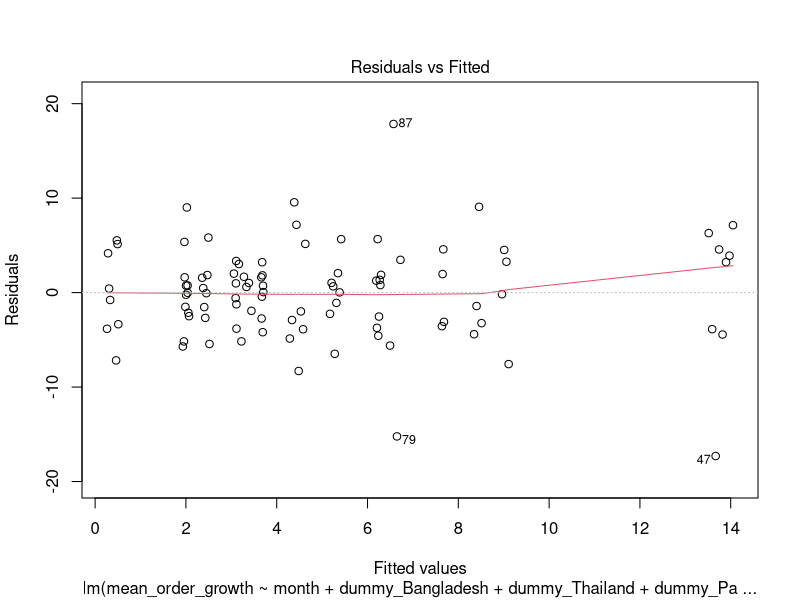
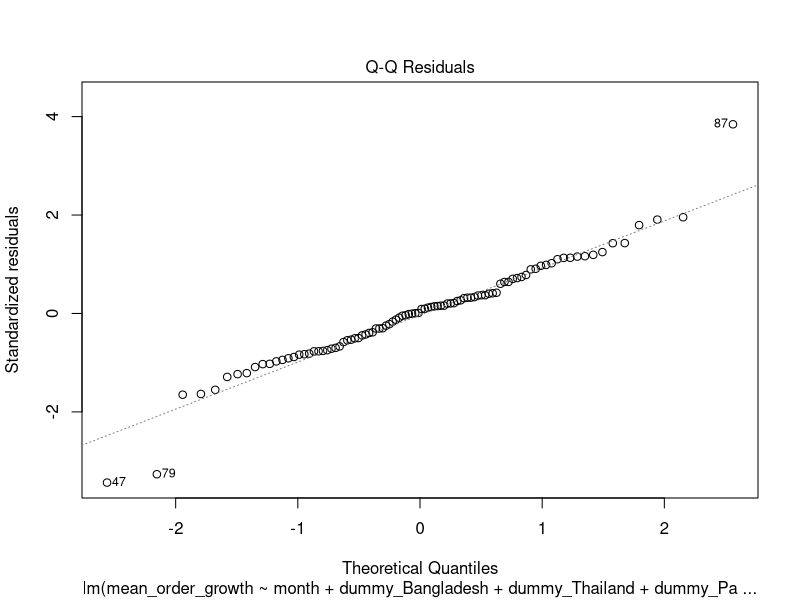
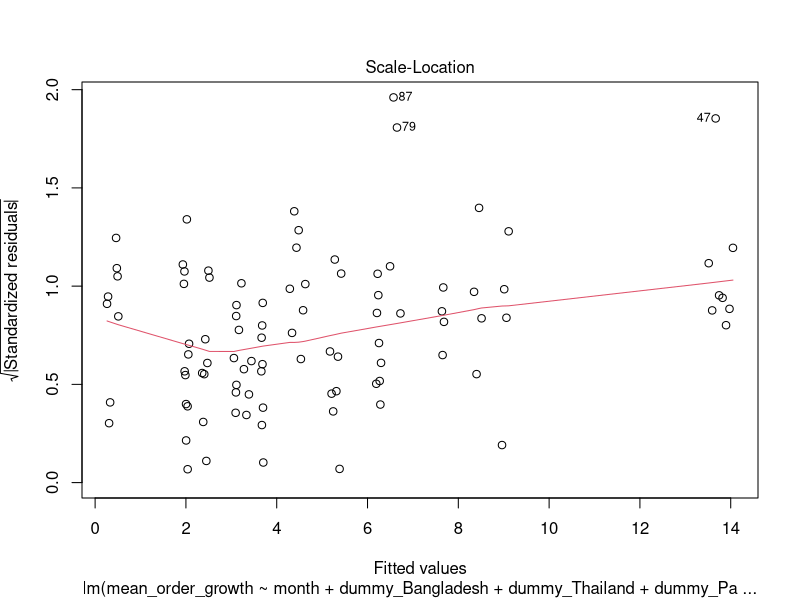
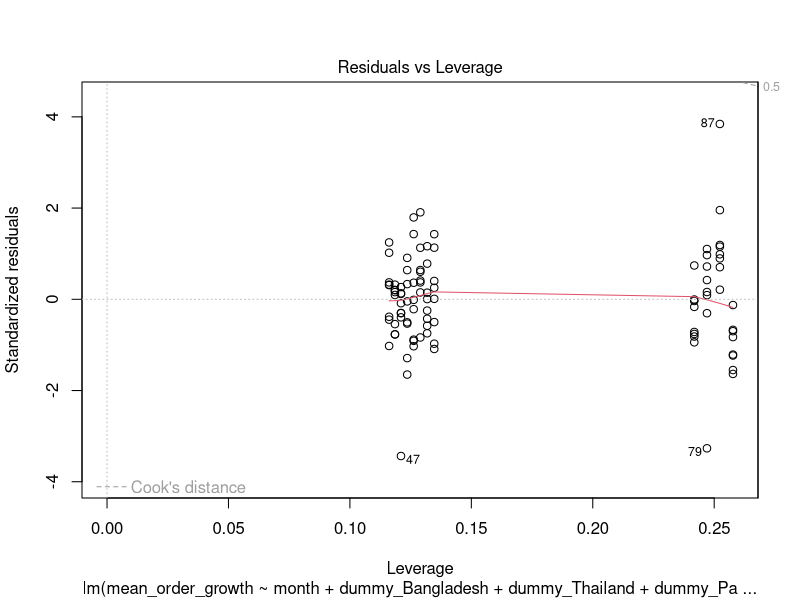
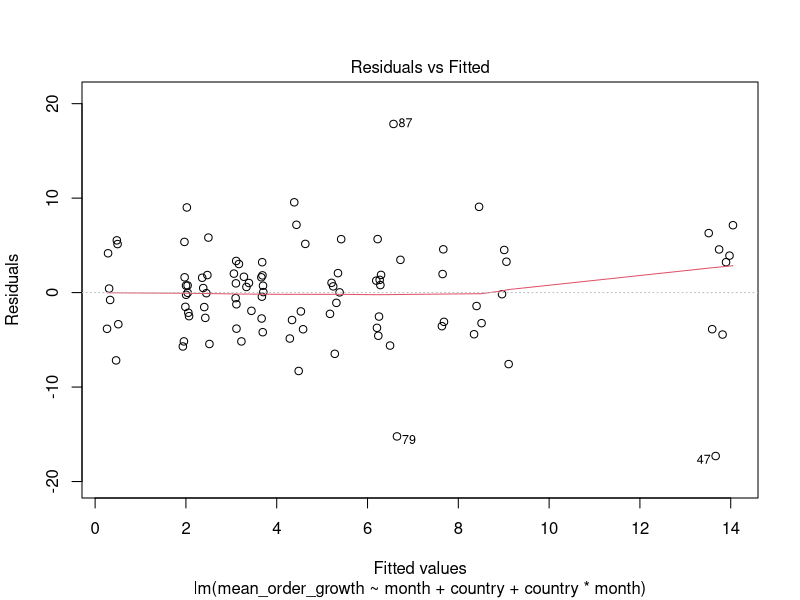
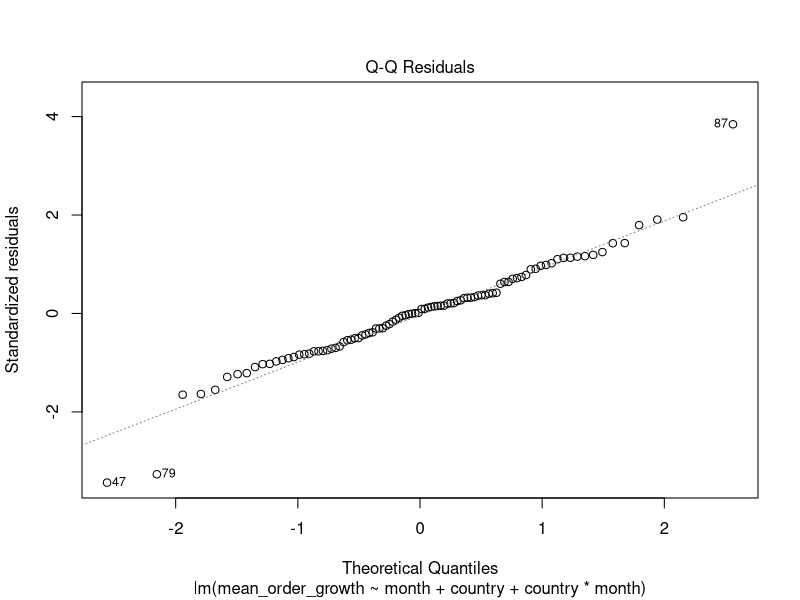
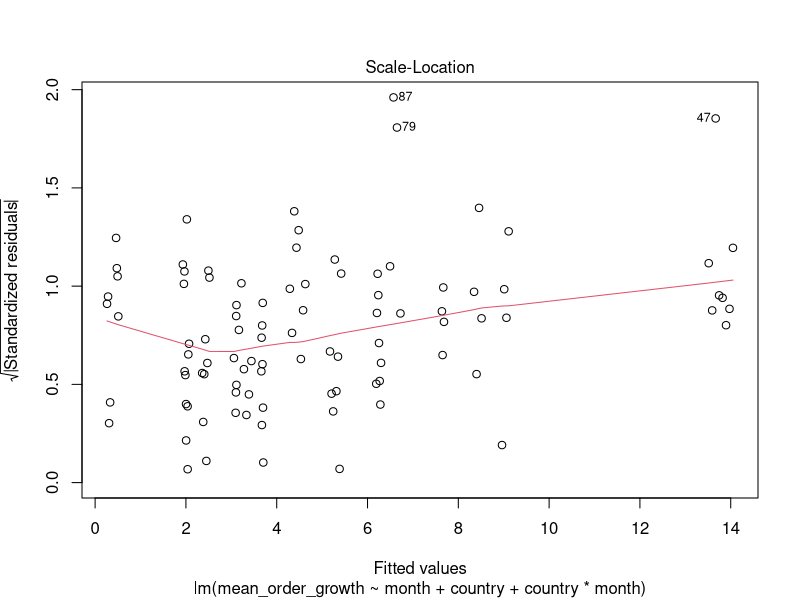
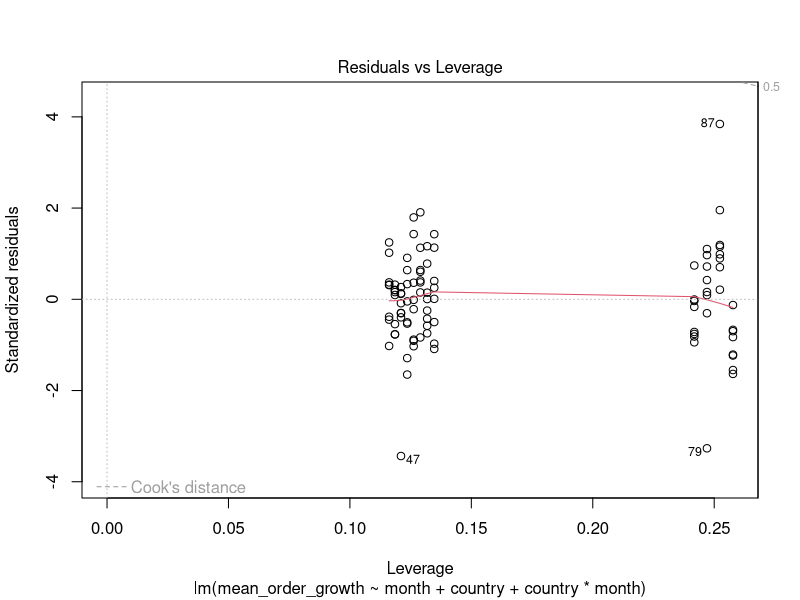

These figures' R source, in order:
rm(list=ls())
library(ggplot2)
library(dplyr)
library(tidyverse)
library(readr)
library(readxl)
library(GGally)
library(magrittr)

#initial data load
df<-read_excel('data.xlsx')
df$month<-format(as.Date(df$order_date), "%y%m")
df$day<-strftime(df$order_date,"%A")
df<-df %>% select(order_date,country,orders,utr,month,day)
is_wknd<-function(x){
  var=0
  if(x %in% c("Saturday","Sunday")){
    var=1
  }
  return(var)
}
df$is_wknd<-as.factor(sapply(df$day,is_wknd))
#initializee dummies

df_reg<-df %>% group_by(month,country) %>% summarise(mean(orders))

for(level in unique(df_reg$country)){
  if(level=="Singapore"){
    }
  else if(level=="Hong Kong"){
    df_reg[paste("dummy", "HK", sep = "_")] <- ifelse(df_reg$country == level, 1, 0)
  }
  else{
  df_reg[paste("dummy", level, sep = "_")] <- ifelse(df_reg$country == level, 1, 0)
  }
}

#prepare df
df_growths<-df_reg[FALSE,] %>% select(month,country,`mean(orders)`)
colnames(df_growths) = c("month","country","mean_order_growth")

#generate monthly growth rates
for(c in unique(df_reg$country)){
  d=df_reg %>%  filter(country==c)
  growths<-function(d){
    x=d$`mean(orders)`
    i=1
    revec=c()
    print(length(x))
    while(i<length(x)){
      revec[i]=(x[i+1]-x[i])*100/x[i]
      i=i+1
    }
    fvec=cbind(d$month,d$country,c(0,revec))
    colnames(fvec)=c("month","country","mean_order_growth")
    return(fvec)
  }
  dx_=tbl_df(growths(d))
  dx_$mean_order_growth %<>% as.double
  print(dx_)
  df_growths<-bind_rows(df_growths,dx_)
}

rm(list=c("dx_","d","c","level"))

df_reg<-left_join(df_reg,df_growths,by=c("month","country"))
df_reg<- df_reg %>%  select(month,country,mean_order_growth,dummy_Bangladesh,dummy_HK,dummy_Malaysia,dummy_Pakistan,dummy_Philippines,dummy_Taiwan,dummy_Thailand)
df_reg<-df_reg %>% filter(month!="1804") #removes first month as no growth
df_reg$month <- as.numeric(df_reg$month) #converts month to numeric for regression
df_reg$country <- as.factor(df_reg$country) #converts country to factor


#MoM order growth: month x country

encoded.growth.lm<-lm(mean_order_growth~month+dummy_Bangladesh+dummy_Thailand+dummy_Pakistan+dummy_HK+dummy_Malaysia+dummy_Philippines+dummy_Taiwan + dummy_Bangladesh*month+dummy_Thailand*month+dummy_Pakistan*month+dummy_HK*month+dummy_Malaysia*month+dummy_Philippines*month+dummy_Taiwan*month,data=df_reg)

growth.lm<-lm(mean_order_growth~month+country+country*month,data=df_reg)


summary(encoded.growth.lm)
summary(growth.lm)
AIC(encoded.growth.lm)
AIC(growth.lm)
plot(encoded.growth.lm)
plot(growth.lm)

#average daily orders: weekend x country x month
df_wk<- df
df_wk <- df_wk %>% group_by(country,month,is_wknd) %>% summarise(mean(orders))
colnames(df_wk) <- c("country","month","is_wknd","mean_orders")
df_wk$month <-as.numeric(df_wk$month)

wkend.lm<-lm(mean_orders~month+country+is_wknd+country*is_wknd+country*month+is_wknd*month+month*is_wknd*country,data=df_wk)

summary(wkend.lm)
AIC(wkend.lm)
plot(wkend.lm)


#interaction plots
df.int<-df %>% group_by(country,is_wknd) %>% summarise(mean(orders))
colnames(df.int)<-c("country","is_wknd","mean_orders")

country.weekend.int<-ggplot(df.int,aes(x=is_wknd,y=mean_orders,colour=country))+geom_line(aes(group=country))+geom_point()

